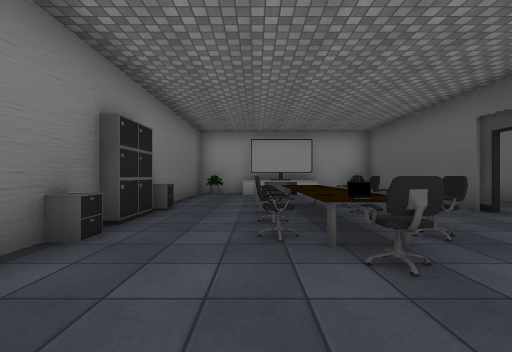
view 1 (above)

24 first-person views from a walk through a 3-D level made in the Unity game engine. The camera is 1.2 m above the floor, looks level and sees 90° across. The floor is counted in squares, 1.8 m on a side. Each view is taken from the middle of a square. On the plan, view 1 faces up. The plan holds only what a view shows up to about 9 squares ahead; the rest is blank. The player character is not drawn. Some animated figures are not drawn. Door leaves are left out, so doorways stand open. Some surface patterns are stand-ins.

view 2
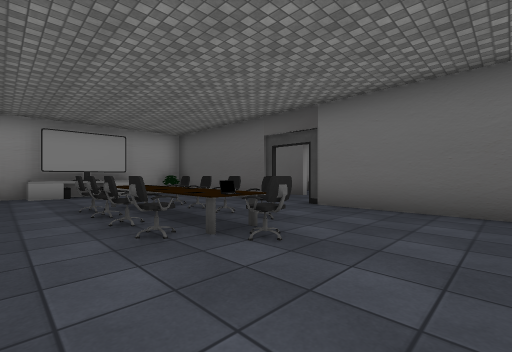

view 3
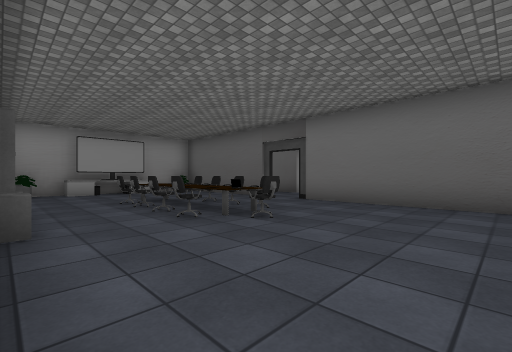

view 4
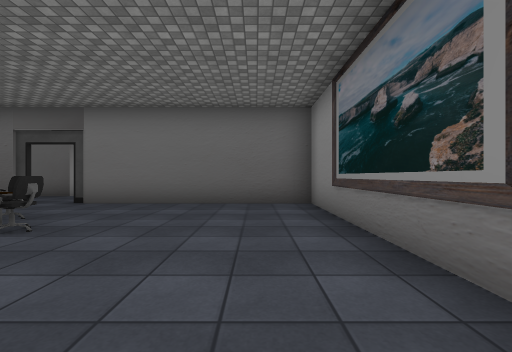

view 5
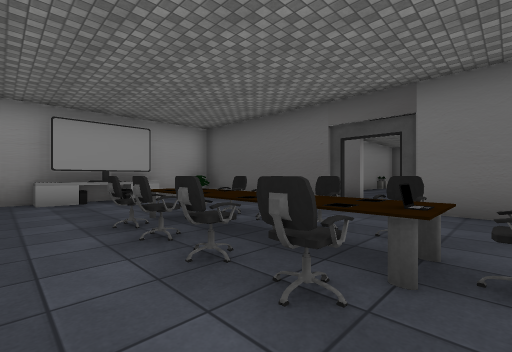

view 6
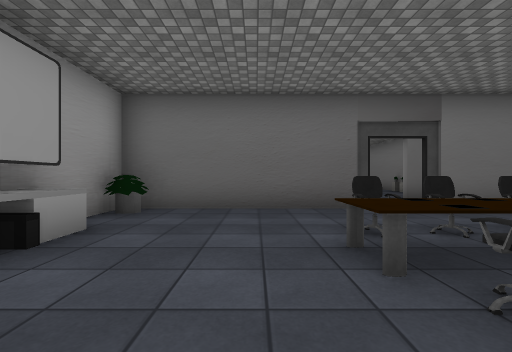

view 7
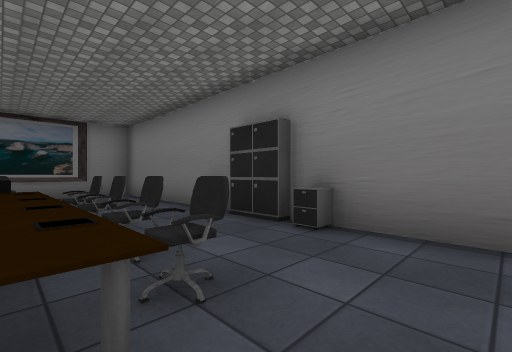

view 8
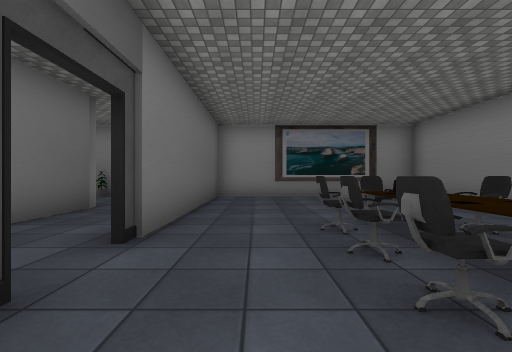

view 9
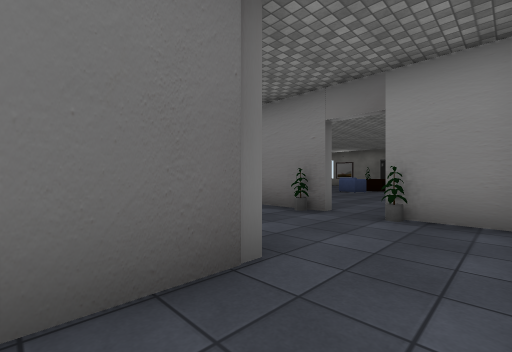

view 10
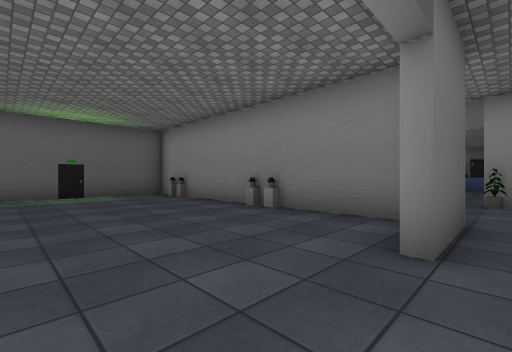

view 11
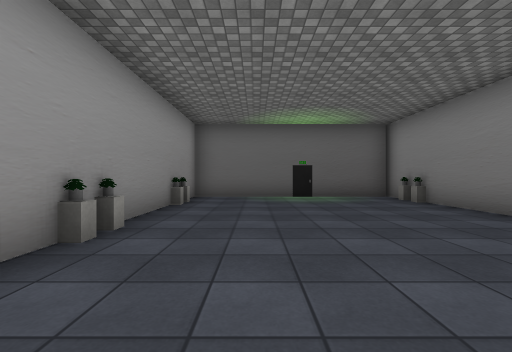

view 12
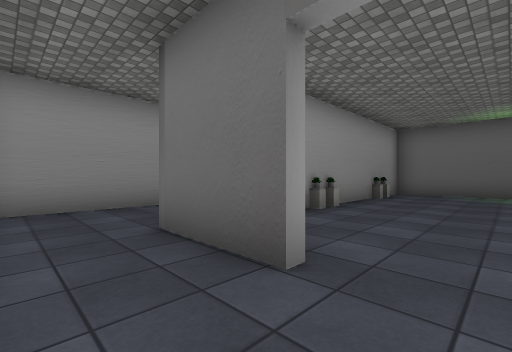

view 13
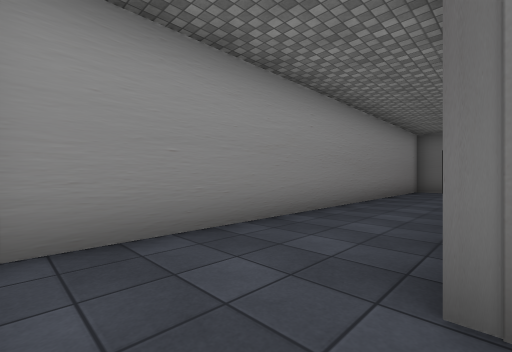

view 14
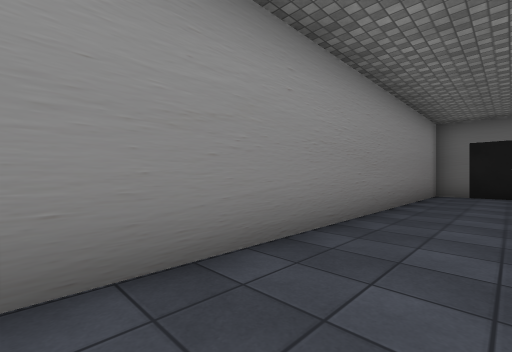

view 15
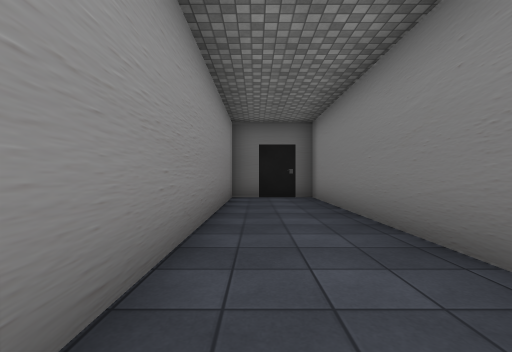

view 16
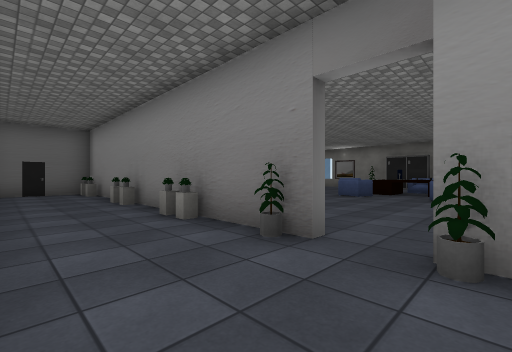

view 17
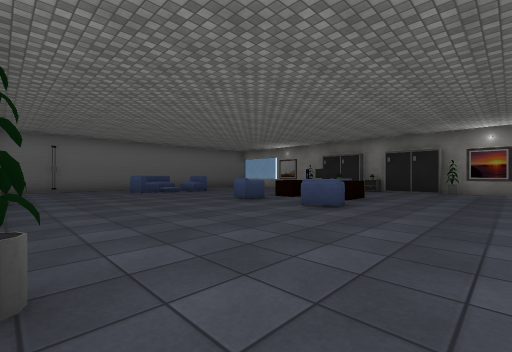

view 18
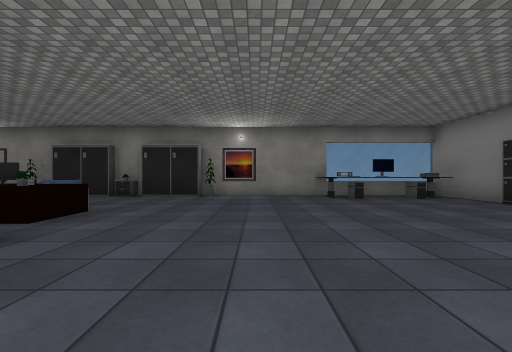

view 19
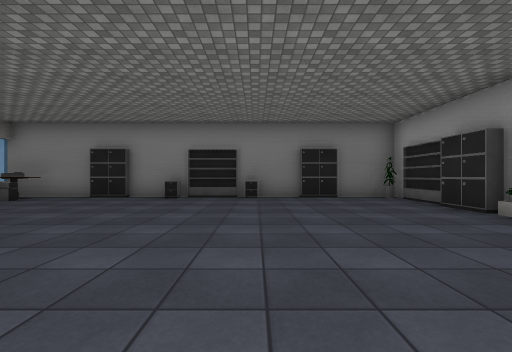

view 20
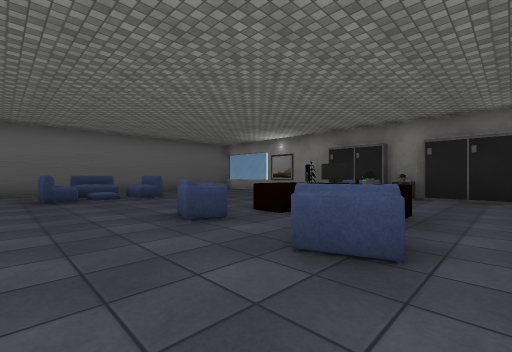

view 21
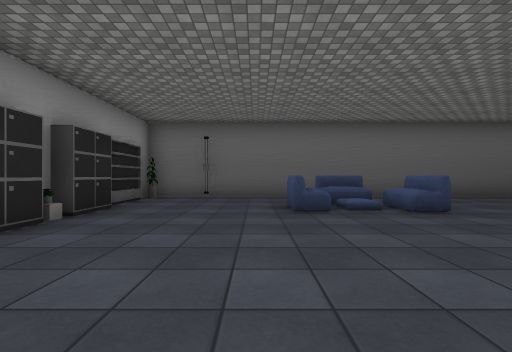

view 22
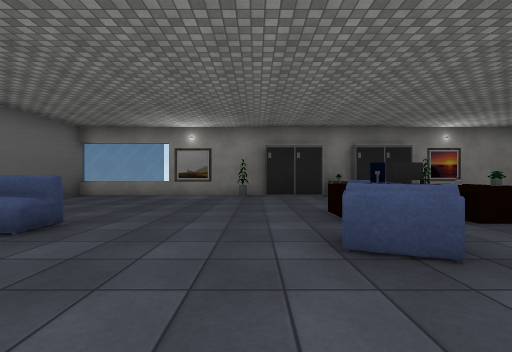

view 23
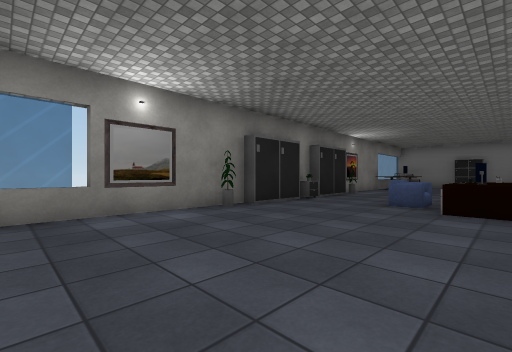

view 24
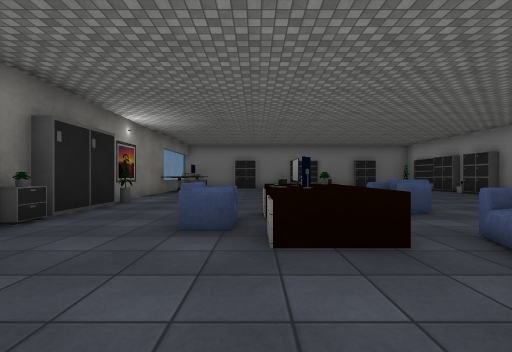

### Floor plan
Points are (right, up) in squares from view 1. A wall is a line through its corners. A room is listed if a view was taken in it or the views show most of it. See-through windows are left out.
Room 1 (views 1, 2, 3, 4, 5, 6, 7, 8)
walls: (4.2, 4.6) (4.2, 8.5); (-2.1, 2.4) (-2.1, -2.4) (4.2, -2.4) (4.2, 3.5); (-2.1, 8.1) (-2.1, 5.6); (-0.5, 9.7) (-1.8, 9.7); (4.2, 9.7) (2.4, 9.7)
ways out: opening at (4, 4) to room 2
objects: cabinet (-2, 3); cabinet (-2, 4); other object (-2, 9); cabinet (-1, 5); chair (0, 2); chair (0, 3); chair (0, 4); chair (0, 5); other object (0, 9); other object (0, 10) to (2, 10); other object (1, 2); other object (1, 3); other object (1, 4); computer (1, 9); chair (2, 3); chair (2, 4); chair (2, 5)
Room 2 (views 9, 10, 11, 12)
walls: (12.4, 7) (10.4, 7); (7.1, 0.7) (15.5, 0.7); (6.4, 0.4) (6.4, 2.6); (15.2, 0.8) (15.2, 7) (14.4, 7)
ways out: opening at (4, 4) to room 1; opening at (5, 6.5) to room 3; opening at (5, 1.5) to room 4
objects: other object (10, 1); other object (14, 1)
Room 3 (views 13, 14, 15)
walls: (10.4, 7) (8.9, 7); (10.8, 7.2) (12.5, 7.2); (6.4, 5.1) (6.4, 7.2); (4.2, 8.5) (4.2, 9.7); (12.5, 9.7) (5, 9.7)
ways out: opening at (5, 6.5) to room 2; opening at (11.5, 8.5) to room 5
objects: other object (4, 9); other object (10, 7)
Room 4 (views 16, 17, 18, 19, 20, 21, 22, 23, 24)
walls: (8.4, -2.4) (11.4, -2.4); (5, -2.4) (5.5, -2.4); (8.4, -14.7) (8.9, -14.7); (10.6, -14.7) (17, -14.7); (13.4, -2.4) (14.4, -2.4); (-2.1, -9.1) (-2.1, -11); (-2.1, -5.5) (-2.1, -6.5); (-1.6, -2.6) (-2.1, -2.6) (-2.1, -4.4); (-2.1, -12.6) (-2.1, -15); (-2.2, -14.7) (5.9, -14.7); (17, -15) (17, -2.6)
ways out: opening at (5, 1.5) to room 2; opening at (15, -0.5) to room 6; open door at (7, -2.8)
objects: cabinet (-2, -12); shelf (-2, -8); cabinet (-2, -7); cabinet (-2, -5); computer (-1, -14); cabinet (-1, -10); shelf (-1, -3); other object (0, -14); computer (1, -14); cabinet (1, -3); other object (2, -14); cabinet (3, -3); other object (6, -2); cabinet (7, -15); other object (7, -10); armchair (7, -8); cabinet (8, -15); other object (8, -14); armchair (8, -12) to (9, -12); desk (8, -11) to (9, -10); other object (8, -2); other object (9, -10); armchair (9, -8) to (10, -8); cabinet (10, -15); other object (10, -2); cabinet (12, -3); other object (12, -2); other object (13, -3); other object (13, -2); sofa (14, -9) to (15, -9); sofa (14, -7) to (15, -7); cabinet (14, -3); sofa (15, -8); shelf (16, -3)
Room 5 (no view inside)
walls: (14.4, 7.2) (17, 7.2) (17, 9.7) (12.5, 9.7)
ways out: opening at (11.5, 8.5) to room 3
objects: other object (13, 7); other object (14, 7)
Room 6 (no view inside)
walls: (17, -1.5) (17, 0); (14.4, -2.4) (15.4, -2.4)
ways out: opening at (15, -0.5) to room 4
objects: other object (16, -2)

Where each view was taken, in squares from view 1:
view 1: 0 up, 0 right, facing up
view 2: 0 up, 1 left, facing up-right
view 3: 1 down, 2 left, facing up-right
view 4: 1 down, 2 left, facing right
view 5: 2 up, 1 left, facing up-right
view 6: 7 up, 1 left, facing right
view 7: 7 up, 1 right, facing down-left
view 8: 6 up, 3 right, facing down
view 9: 2 up, 5 right, facing down-right
view 10: 5 up, 6 right, facing down-right
view 11: 5 up, 7 right, facing right
view 12: 4 up, 5 right, facing up-right
view 13: 7 up, 5 right, facing up-right
view 14: 8 up, 7 right, facing up-right
view 15: 9 up, 9 right, facing right
view 16: 0 up, 6 right, facing down-right
view 17: 3 down, 4 right, facing down-right
view 18: 6 down, 4 right, facing down
view 19: 7 down, 6 right, facing left
view 20: 6 down, 6 right, facing down-right
view 21: 6 down, 9 right, facing right
view 22: 6 down, 11 right, facing down
view 23: 10 down, 15 right, facing down-left
view 24: 11 down, 12 right, facing left
